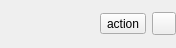
<?xml version="1.0" encoding="UTF-8"?>
<ui version="4.0">
 <class>MLibTitle</class>
 <widget class="QWidget" name="MLibTitle">
  <property name="geometry">
   <rect>
    <x>0</x>
    <y>0</y>
    <width>176</width>
    <height>48</height>
   </rect>
  </property>
  <property name="windowTitle">
   <string>library</string>
  </property>
  <layout class="QHBoxLayout" name="horizontalLayout">
   <item>
    <widget class="MLabel" name="label" native="true">
     <property name="sizePolicy">
      <sizepolicy hsizetype="Expanding" vsizetype="Preferred">
       <horstretch>0</horstretch>
       <verstretch>0</verstretch>
      </sizepolicy>
     </property>
    </widget>
   </item>
   <item>
    <widget class="QToolButton" name="btAction">
     <property name="sizePolicy">
      <sizepolicy hsizetype="Fixed" vsizetype="Fixed">
       <horstretch>0</horstretch>
       <verstretch>0</verstretch>
      </sizepolicy>
     </property>
     <property name="text">
      <string>action</string>
     </property>
     <property name="icon">
      <iconset resource="resfile.qrc">
       <normaloff>:/new/icons/icons/action.png</normaloff>:/new/icons/icons/action.png</iconset>
     </property>
     <property name="shortcut">
      <string>Meta+A</string>
     </property>
     <property name="checkable">
      <bool>true</bool>
     </property>
     <property name="toolButtonStyle">
      <enum>Qt::ToolButtonTextBesideIcon</enum>
     </property>
    </widget>
   </item>
   <item>
    <widget class="QToolButton" name="btHide">
     <property name="sizePolicy">
      <sizepolicy hsizetype="Fixed" vsizetype="Fixed">
       <horstretch>0</horstretch>
       <verstretch>0</verstretch>
      </sizepolicy>
     </property>
     <property name="toolTip">
      <string>hide</string>
     </property>
     <property name="text">
      <string/>
     </property>
     <property name="icon">
      <iconset resource="resfile.qrc">
       <normaloff>:/new/icons/icons/stop.png</normaloff>:/new/icons/icons/stop.png</iconset>
     </property>
    </widget>
   </item>
  </layout>
 </widget>
 <layoutdefault spacing="6" margin="0"/>
 <customwidgets>
  <customwidget>
   <class>MLabel</class>
   <extends>QWidget</extends>
   <header>mlabel.h</header>
   <container>1</container>
  </customwidget>
 </customwidgets>
 <resources>
  <include location="resfile.qrc"/>
 </resources>
 <connections/>
</ui>
